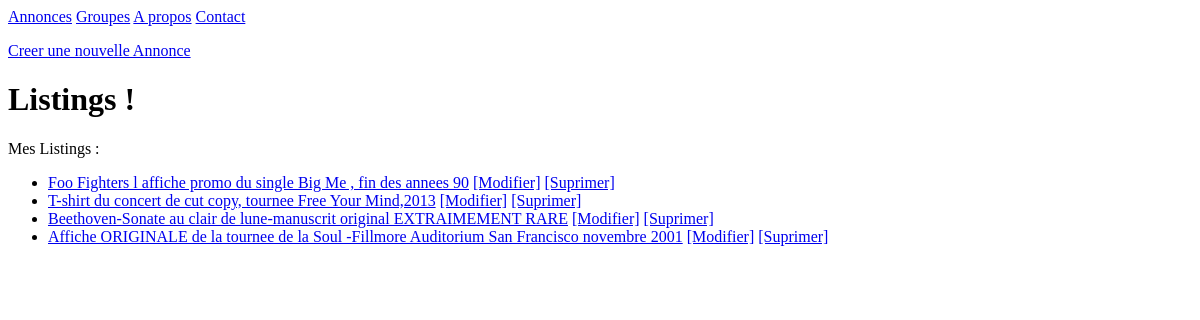
The page /listings/ on the database as committed earlier.
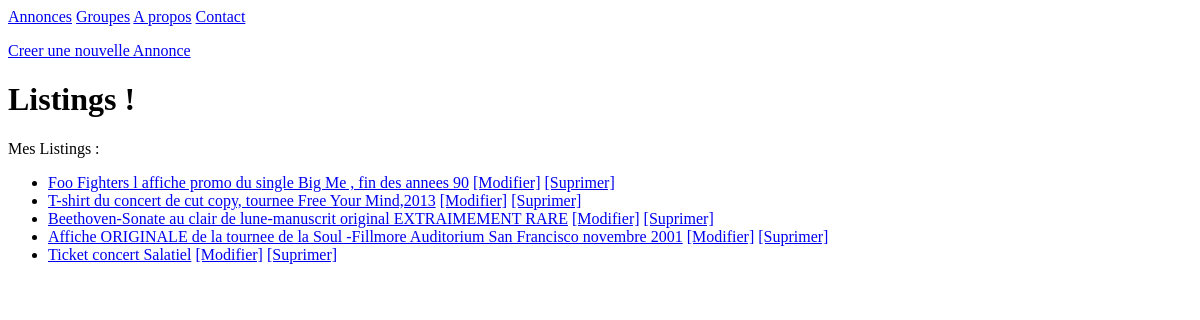
The same page on the database as committed later.
### listings/models.py (models this page shows, shortened)
class Listing(models.Model):
    class Types(models.TextChoices):
        DISQUES='RECORDS'
        VETEMENTS='CLOTHING'
        AFFICHES='POSTERS'
        DIVERS='MISECELLANEOUS'
        TICKET='TICKET'
    title=models.fields.CharField(max_length=100)
    description=models.fields.CharField(max_length=200)
    sold=models.fields.BooleanField(default=False)
    year=models.fields.IntegerField (
        validators=[MinValueValidator(1900),MaxValueValidator(2025)],
        null=True
    )
    type = models.fields.CharField(choices=Types.choices,max_length=14)
    band = models.ForeignKey(Band,null=True,blank=True, on_delete=models.SET_NULL)

### listings/views.py (the view)
# urls.py: path('listings/',views.listings,name='listing-list'),
def listings(request):
    all_listings = Listing.objects.all()
    return render(request,'listings/listing_list.html',{'all_listings':all_listings})

### listings/templates/listings/listing_list.html
{% extends 'listings/base.html' %}
{%  block content %}
<p></p><a href="{% url 'listing-create'%}">Creer une nouvelle Annonce</a>
    <h1>Listings !</h1>
    <p>Mes Listings :</p>
    <ul>
        {% for listing in all_listings %}
            <li><a href="{% url 'listing-detail' listing.id %}">{{ listing.title }}</a>
                <a href="{% url 'listing-change' listing.id %}">[Modifier]</a>
                <a href="{% url 'listing-delete' listing.id %}">[Suprimer]</a>
            </li>
        {% endfor %}
    </ul>
{% endblock %}

Rows that differ between the two databases and show on the page:
added Listing: title "Ticket concert Salatiel"
